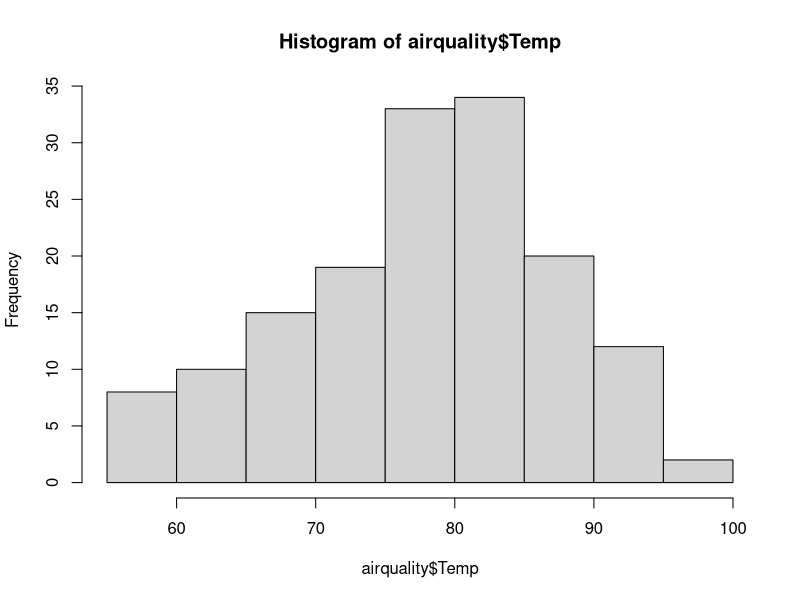
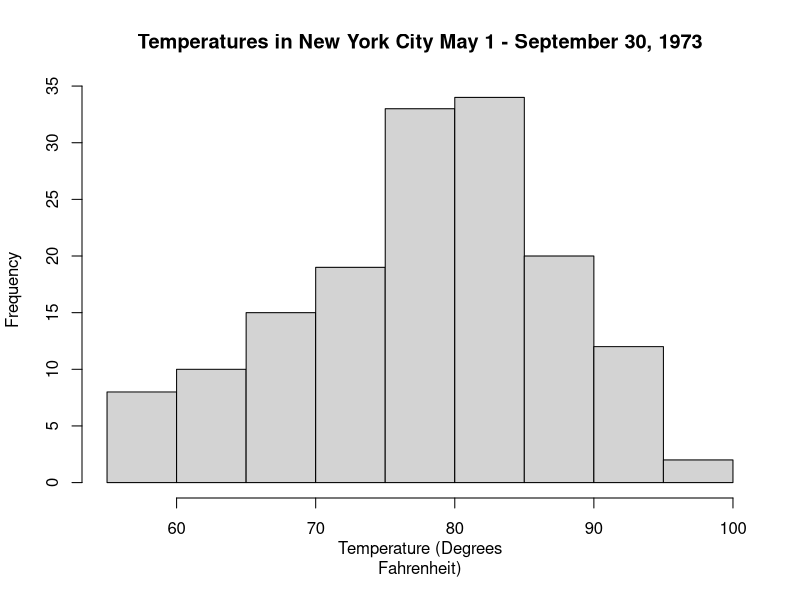
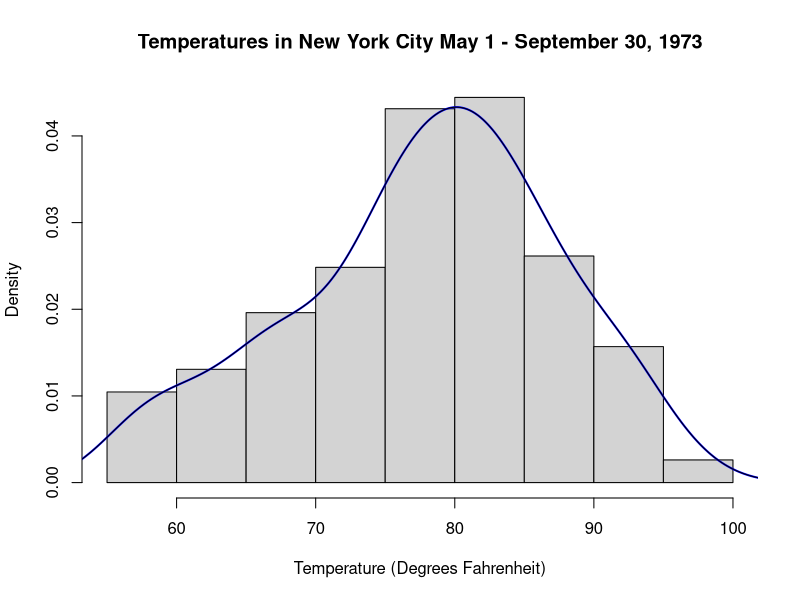

The R script that drew these images, in order:
## ---- chunk 1
library(datasets)
## ---- chunk 2
head(airquality)
## ---- chunk 3
hist(airquality$Temp)
## ---- chunk 4
hist(airquality$Temp,xlab="Temperature (Degrees
Fahrenheit)",main="Temperatures in New York City May 1 - September 30, 1973")
## ---- chunk 5
hist(
  airquality$Temp,
  xlab = "Temperature (Degrees Fahrenheit)",
  main = "Temperatures in New York City May 1 - September 30, 1973",
  probability = TRUE
)

lines(density(airquality$Temp), col = "blue", lwd = 2)
## ---- chunk 6
lines(density(airquality$Temp))
